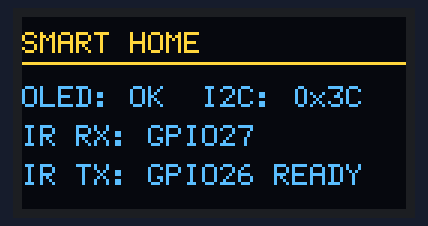
The sketch below on a simulated ESP8266 (NodeMCU). On the bench: 128×64 one-colour display. The OLED is the two-colour kind (top 16 rows yellow); what the sketch prints to the serial monitor is not drawn.

Above: at 1.1 s.

The sketch:

oled_status.ino
```cpp
#include <Arduino.h>
#include <Wire.h>

#include <IRremoteESP8266.h>
#include <IRrecv.h>
#include <IRsend.h>
#include <U8g2lib.h>

constexpr uint16_t kIrReceivePin = 27;
constexpr uint16_t kIrTransmitPin = 26;
constexpr uint8_t kI2cSdaPin = 21;
constexpr uint8_t kI2cSclPin = 22;

IRrecv receiver(kIrReceivePin, 1024, 50, true);
IRsend transmitter(kIrTransmitPin);
decode_results result;

// Initial driver selection for a 0.96 inch, 128x64 OLED found at I2C 0x3C.
// If it does not render, test the SH1106 variant without changing wiring.
U8G2_SSD1306_128X64_NONAME_F_HW_I2C oled(U8G2_R0, U8X8_PIN_NONE);

uint32_t validCaptures = 0;
uint32_t ignoredNoise = 0;
uint32_t lastRefresh = 0;

void drawStatus() {
  oled.clearBuffer();
  oled.setFont(u8g2_font_6x12_tf);
  oled.drawStr(0, 12, "SMART HOME");
  oled.drawHLine(0, 15, 128);
  oled.drawStr(0, 30, "OLED: OK  I2C: 0x3C");
  oled.drawStr(0, 43, "IR RX: GPIO27");
  oled.drawStr(0, 56, "IR TX: GPIO26 READY");
  oled.sendBuffer();
}

void setup() {
  Serial.begin(115200);
  delay(1000);

  Wire.begin(kI2cSdaPin, kI2cSclPin);
  oled.begin();
  drawStatus();

  transmitter.begin();  // Initialise only. This sketch never transmits IR.
  receiver.setUnknownThreshold(12);
  receiver.setTolerance(35);
  receiver.enableIRIn();

  Serial.println("OLED_STATUS_READY");
  Serial.println("OLED controller=SSD1306 address=0x3C");
  Serial.println("IR transmitter initialized; no IR transmission is enabled.");
}

void loop() {
  if (receiver.decode(&result)) {
    if (result.overflow || result.decode_type == UNKNOWN) {
      ignoredNoise++;
    } else {
      validCaptures++;
      Serial.printf("IR_VALID id=%lu protocol_id=%u bits=%u\n", validCaptures,
                    static_cast<uint16_t>(result.decode_type), result.bits);
    }
  }

  if (millis() - lastRefresh >= 10000) {
    lastRefresh = millis();
    Serial.printf("OLED_STATUS waiting valid_ir=%lu ignored_noise=%lu input=%d\n",
                  validCaptures, ignoredNoise, digitalRead(kIrReceivePin));
  }
  delay(1);
}
```
